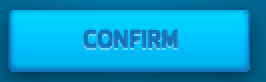
#> input picture ref_images/btn_confirm_blue.png, 133 x 41 px (shown 2 times larger)
$ python find_image.py ref_images/btn_confirm_blue.png ref_images/captcha_slider.png 1.0
#> lines starting #> are read from the running program, lines starting #| are printed output that depends on the picture
#!/usr/bin/env python3
"""
find_image.py - Template matching using OpenCV.
Usage: python find_image.py <screenshot.png> <reference.png> [threshold]
Output (stdout): x,y,w,h,confidence (one line) OR "not_found"
Exit codes: 0 = found, 1 = not found, 2 = error
"""
import sys
import os
import cv2
import numpy as np

def main():
    if len(sys.argv) < 3:
        print(f"usage: {sys.argv[0]} <screenshot> <reference> [threshold]", file=sys.stderr)
        return 2

    screenshot_path = sys.argv[1]
    reference_path = sys.argv[2]
    threshold = float(sys.argv[3]) if len(sys.argv) > 3 else 0.80

    if not os.path.exists(screenshot_path):
        print(f"screenshot not found: {screenshot_path}", file=sys.stderr)
        return 2
    if not os.path.exists(reference_path):
        print(f"reference not found: {reference_path}", file=sys.stderr)
        return 2

    try:
        screen = cv2.imread(screenshot_path, cv2.IMREAD_COLOR)
#> screen is the input picture: shape (41, 133, 3); mean B, G, R 204.5, 153.3, 3.5
        ref = cv2.imread(reference_path, cv2.IMREAD_COLOR)
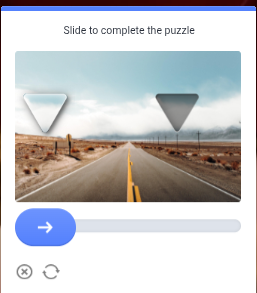
#> input picture ref_images/captcha_slider.png, 257 x 293 px
#> ref is the input picture: shape (293, 257, 3); mean B, G, R 203, 200.7, 200

        if screen is None:
            print(f"failed to load screenshot: {screenshot_path}", file=sys.stderr)
            return 2
        if ref is None:
            print(f"failed to load reference: {reference_path}", file=sys.stderr)
            return 2

        # Multi-scale template matching: try the reference at several scales
        # to handle different DPI / button sizes
        best_match = None
        best_conf = -1.0
        scales = [1.0, 0.9, 0.8, 0.7, 1.1, 1.2]
        sh, sw = screen.shape[:2]
#> sh = 41; sw = 133
        rh, rw = ref.shape[:2]
#> rh = 293; rw = 257
        # If reference is larger than screen, downscale it to fit
        if rh > sh or rw > sw:
            scale = min(sw / rw, sh / rh)
#> scale = 0.14
            new_w = int(rw * scale)
#> new_w = 35
            new_h = int(rh * scale)
#> new_h = 41
            ref = cv2.resize(ref, (new_w, new_h), interpolation=cv2.INTER_AREA)
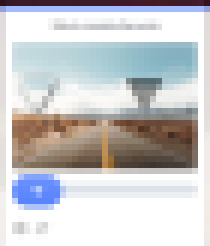
#> ref: shape (41, 35, 3) (shown 6 times larger); mean B, G, R 203, 200.7, 200
            rh, rw = ref.shape[:2]
#> rh = 41; rw = 35

        for scale in scales:
            new_w = int(rw * scale)
            new_h = int(rh * scale)
            if new_w < 8 or new_h < 8:
                continue
            if new_w > sw or new_h > sh:
                continue
            scaled_ref = cv2.resize(ref, (new_w, new_h), interpolation=cv2.INTER_AREA)

            result = cv2.matchTemplate(screen, scaled_ref, cv2.TM_CCOEFF_NORMED)
            _, max_conf, _, max_loc = cv2.minMaxLoc(result)

            if max_conf > best_conf:
                best_conf = max_conf
                best_match = (max_loc[0], max_loc[1], new_w, new_h, max_conf)
#> this loop made 6 passes
#> (max_conf, best_conf, best_match) on passes 1 to 4: (-0.152, -0.152, (98, 0, 35, 41, -0.152)), (0.083, 0.083, (60, 0, 31, 36, 0.083)), (0.259, 0.259, (63, 1, 28, 32, 0.259)), (0.421, 0.421, (67, 4, 24, 28, 0.421))
#> pass 2, in main, `scaled_ref = cv2.resize(ref, (new_w, new_h), interpolation=cv2.INTER_A..`:
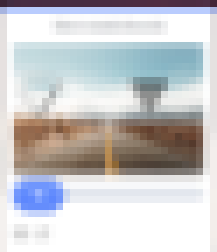
#> scaled_ref: shape (36, 31, 3) (shown 7 times larger); mean B, G, R 203.1, 200.7, 200
#> pass 3, in main, `scaled_ref = cv2.resize(ref, (new_w, new_h), interpolation=cv2.INTER_A..`:
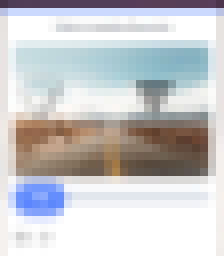
#> scaled_ref: shape (32, 28, 3) (shown 8 times larger); mean B, G, R 203, 200.7, 200
#> after the loop, best_conf = 0.421

        if best_match is None or best_conf < threshold:
            print(f"not_found:best_conf={best_conf:.3f}", flush=True)
#| not_found:best_conf=0.421
            return 1

        x, y, w, h, conf = best_match
        cx = x + w // 2
        cy = y + h // 2
        print(f"{cx},{cy},{w},{h},{conf:.4f}", flush=True)
        return 0

    except Exception as e:
        print(f"error:{e}", file=sys.stderr)
        return 2

if __name__ == "__main__":
#> (the run stopped early here; a loop or call above may not have finished)
